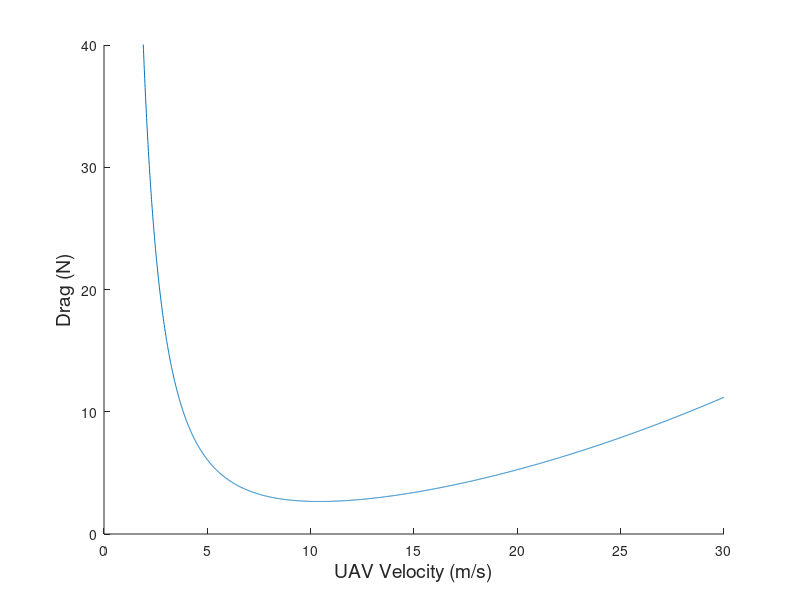
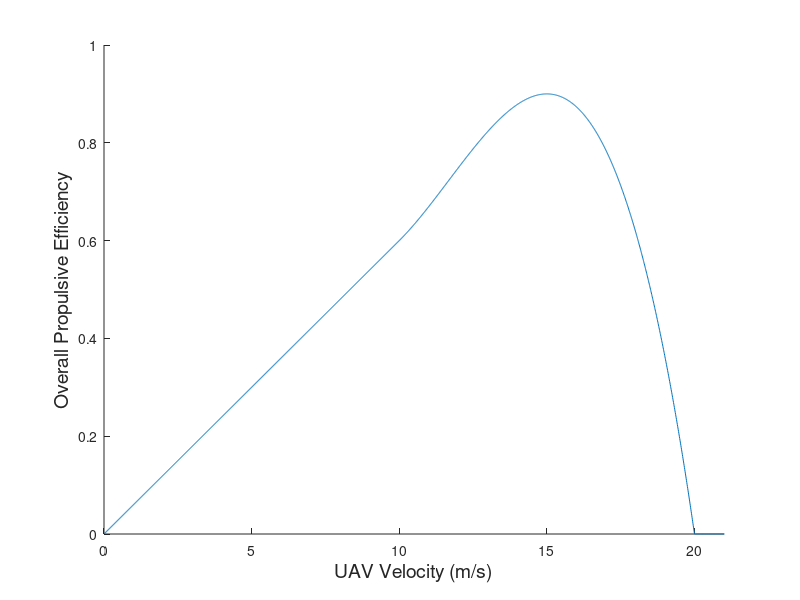
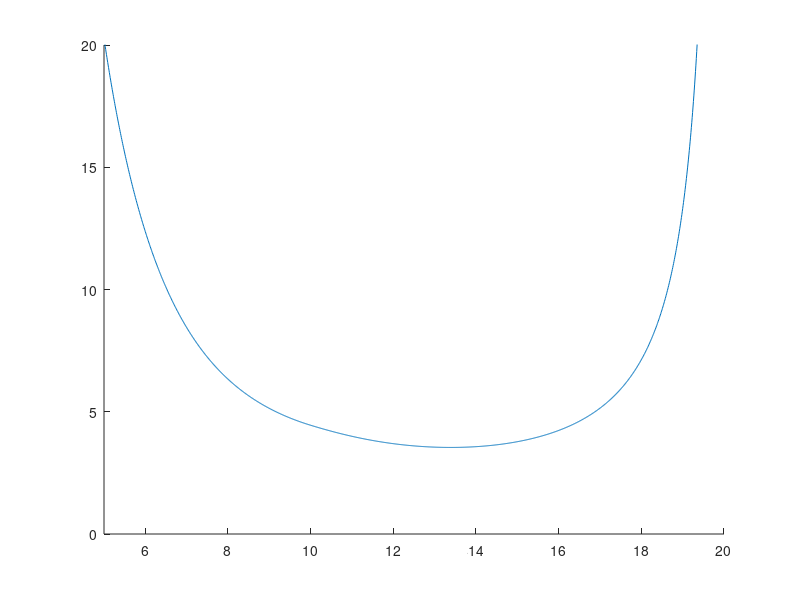

Source code (MATLAB) for these figures, in order:
%http://cafefoundation.org/v2/pdf_tech/MPG.engines/AIAA.1980.1847.B.H.Carson.pdf
clear; clc; close all;

%Check to see how cruise efficiency is affected by velocity

%parameter values
rho = 1.225; %air density
f = .2;   %equivalent parasite area
W = 10; %weight of aircraft
b = .20;   %span
e = 0.9; %Oswald's efficiency factor

%velocity
v = 0.01 : 0.01 : 30;

%Defined in paper (2nd column, page 2)
A = rho*f/(2*W);
B = 2*W/(rho*b^2*pi*e);

%vehicle specific power (2nd column, page 4)
%epsilon = 1;
% https://en.wikipedia.org/wiki/Vehicle-specific_power
% http://cires1.colorado.edu/jimenez/Papers/Jimenez_VSP_9thCRC_99_final.pdf

%defined in paper (1st column, page 5)
% for i = 1 : length(v)
%

%cruise efficiency
%     k(i) = epsilon(i)/v(i);
%
% end
% for i = 1 : length(v)
%
%     C(i) = 0.57*k(i)*(A^3*B)^(-1/4);
%
% end

%calculate l_d

for i = 1 : length(v)
    
    d_l(i) = A*v(i)^2 + B/v(i)^2;
    
    l_d(i) = d_l(i)^(-1);
    
end

figure(1);
hold on;
plot(v,d_l);
xlabel('UAV Velocity (m/s)','fontsize',14);
ylabel('Drag (N)','fontsize',14);
%title('Drag vs. UAV Speed');
ylim([0 40]);
hold off;
%plot propulsive efficiency
V = 0.01 : 0.01 : 30;

a = -0.0024;
b = 0.084;
c = -0.9;
d = 3.6;

eta = zeros(length(V),1);

for i = 1 : length(V)
    
    if V(i) < 10
        
        eta(i) = V(i)*0.06;
        
    elseif V(i) < 20
        
        eta(i) = a*V(i)^3 + b*V(i)^2 + c*V(i) + d;
        
    else
        
        eta(i) = 0.00001;
        
    end
end

figure(2);
hold on;
plot(V,eta);
%title('Efficiency vs. UAV Speed');
xlim([0 21]);
ylim([0 1]);
xlabel('UAV Velocity (m/s)','fontsize',14);
ylabel('Overall Propulsive Efficiency','fontsize',14);
hold off;

%-----------------------------------------%

for i = 1 : length(V)
    
    opt(i) = d_l(i)/eta(i);
    
end


figure(3);
hold on;
plot(V,opt);
ylim([0 20]);
xlim([5 20]);
hold off;